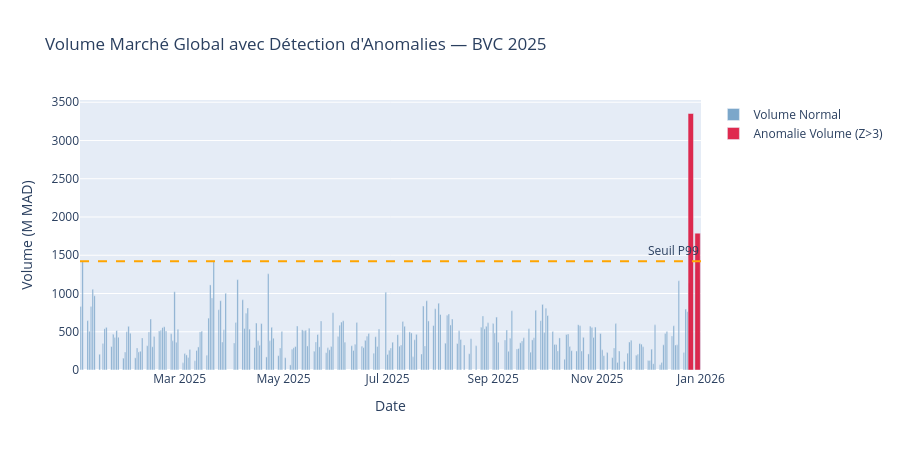

The notebook cell saved with this chart:
### Code cell
# Visualisation anomalies volume
fig = go.Figure()

# Volume normal
df_normal = df_ind[~df_ind['Anomalie_Volume_Z']]
df_anomal = df_ind[df_ind['Anomalie_Volume_Z']]

fig.add_trace(go.Bar(x=df_normal['Jour'], y=df_normal['Volume_MAD'] / 1e6,
                      name='Volume Normal', marker_color='steelblue', opacity=0.7))
fig.add_trace(go.Bar(x=df_anomal['Jour'], y=df_anomal['Volume_MAD'] / 1e6,
                      name='Anomalie Volume (Z>3)', marker_color='crimson', opacity=0.9))
fig.add_hline(y=p99_vol / 1e6, line_dash='dash', line_color='orange',
               annotation_text='Seuil P99')

fig.update_layout(title='Volume Marché Global avec Détection d\'Anomalies — BVC 2025',
                   xaxis_title='Date', yaxis_title='Volume (M MAD)',
                   barmode='overlay', height=450)
fig.show()

### Figure 1 — Plotly figure (JSON) as saved in the notebook; plotly's stock layout.template omitted (floating-point values rounded to 4 significant figures; data arrays with more than 128 entries replaced by an {"elided": "..."} marker saying what was removed)
{"data": [{"marker": {"color": "steelblue"}, "name": "Volume Normal", "opacity": 0.7, "type": "bar", "x": {"elided": "245 str values"}, "y": {"elided": "245 float values"}}, {"marker": {"color": "crimson"}, "name": "Anomalie Volume (Z>3)", "opacity": 0.9, "type": "bar", "x": ["2025-12-26T00:00:00", "2025-12-30T00:00:00"], "y": [3353.0, 1789.0]}], "layout": {"annotations": [{"showarrow": false, "text": "Seuil P99", "x": 1, "xanchor": "right", "xref": "x domain", "y": 1421.0, "yanchor": "bottom", "yref": "y"}], "barmode": "overlay", "height": 450, "shapes": [{"line": {"color": "orange", "dash": "dash"}, "type": "line", "x0": 0, "x1": 1, "xref": "x domain", "y0": 1421.0, "y1": 1421.0, "yref": "y"}], "title": {"text": "Volume Marché Global avec Détection d'Anomalies — BVC 2025"}, "xaxis": {"title": {"text": "Date"}}, "yaxis": {"title": {"text": "Volume (M MAD)"}}}}
